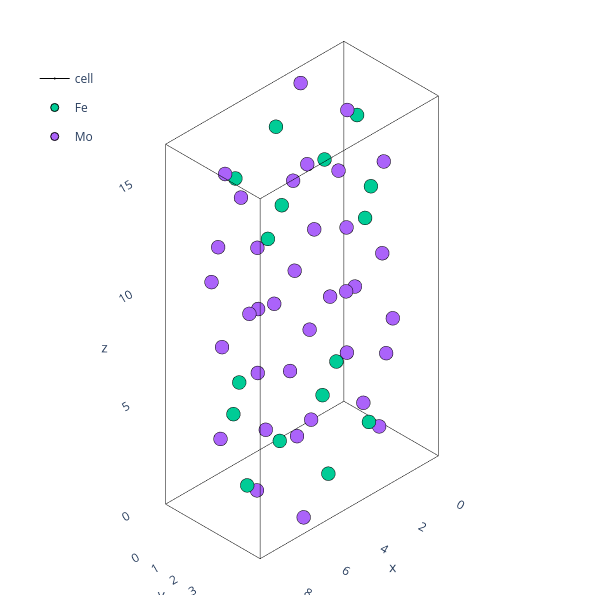

The code cell stored with this chart in its notebook:
### Code cell
theatoms=AtomsObjects['M']['Atoms'].atoms.sample(n=1).iloc[0]
plotting.plotly_atoms(theatoms)

### Figure 1 — Plotly figure (JSON) as saved in the notebook; plotly's stock layout.template omitted (floating-point values rounded to 4 significant figures)
{"data": [{"hoverinfo": "skip", "legendgroup": "cell", "line": {"color": "black", "width": 1}, "marker": {"size": 0.01}, "name": "cell", "showlegend": false, "type": "scatter3d", "x": [0.0, 9.358], "y": [0, 0], "z": [0, 0]}, {"hoverinfo": "skip", "legendgroup": "cell", "line": {"color": "black", "width": 1}, "marker": {"size": 0.01}, "name": "cell", "showlegend": false, "type": "scatter3d", "x": [0, 0], "y": [0.0, 4.962], "z": [0, 0]}, {"hoverinfo": "skip", "legendgroup": "cell", "line": {"color": "black", "width": 1}, "marker": {"size": 0.01}, "name": "cell", "showlegend": false, "type": "scatter3d", "x": [0, 0], "y": [0, 0], "z": [0.0, 16.36]}, {"hoverinfo": "skip", "legendgroup": "cell", "line": {"color": "black", "width": 1}, "marker": {"size": 0.01}, "name": "cell", "showlegend": false, "type": "scatter3d", "x": [9.358, 9.358], "y": [0.0, 4.962], "z": [0, 0]}, {"hoverinfo": "skip", "legendgroup": "cell", "line": {"color": "black", "width": 1}, "marker": {"size": 0.01}, "name": "cell", "showlegend": false, "type": "scatter3d", "x": [0.0, 9.358], "y": [4.962, 4.962], "z": [0, 0]}, {"hoverinfo": "skip", "legendgroup": "cell", "line": {"color": "black", "width": 1}, "marker": {"size": 0.01}, "name": "cell", "showlegend": false, "type": "scatter3d", "x": [9.358, 9.358], "y": [4.962, 4.962], "z": [0.0, 16.36]}, {"hoverinfo": "skip", "legendgroup": "cell", "line": {"color": "black", "width": 1}, "marker": {"size": 0.01}, "name": "cell", "showlegend": false, "type": "scatter3d", "x": [9.358, 9.358], "y": [0, 0], "z": [0.0, 16.36]}, {"hoverinfo": "skip", "legendgroup": "cell", "line": {"color": "black", "width": 1}, "marker": {"size": 0.01}, "name": "cell", "showlegend": false, "type": "scatter3d", "x": [0, 0], "y": [4.962, 4.962], "z": [0.0, 16.36]}, {"hoverinfo": "skip", "legendgroup": "cell", "line": {"color": "black", "width": 1}, "marker": {"size": 0.01}, "name": "cell", "showlegend": false, "type": "scatter3d", "x": [0.0, 9.358], "y": [0, 0], "z": [16.36, 16.36]}, {"hoverinfo": "skip", "legendgroup": "cell", "line": {"color": "black", "width": 1}, "marker": {"size": 0.01}, "name": "cell", "showlegend": false, "type": "scatter3d", "x": [0, 0], "y": [0.0, 4.962], "z": [16.36, 16.36]}, {"hoverinfo": "skip", "legendgroup": "cell", "line": {"color": "black", "width": 1}, "marker": {"size": 0.01}, "name": "cell", "showlegend": false, "type": "scatter3d", "x": [0.0, 9.358], "y": [4.962, 4.962], "z": [16.36, 16.36]}, {"hoverinfo": "skip", "legendgroup": "cell", "line": {"color": "black", "width": 1}, "marker": {"size": 0.01}, "name": "cell", "showlegend": true, "type": "scatter3d", "x": [9.358, 9.358], "y": [0.0, 4.962], "z": [16.36, 16.36]}, {"hovertext": ["Fe0", "Fe1", "Fe2", "Fe3", "Fe4", "Fe5", "Fe6", "Fe7", "Fe8", "Fe9", "Fe10", "Fe11", "Fe12", "Fe13", "Fe14", "Fe15"], "marker": {"line": {"color": "black", "width": 1}}, "mode": "markers", "name": "Fe", "type": "scatter3d", "x": [1.046, 3.633, 1.046, 5.725, 8.312, 5.725, 8.312, 3.633, 0.5549, 4.124, 5.234, 8.803, 0.1348, 4.544, 4.814, 9.223], "y": [0.02382, 2.505, 2.457, 0.02382, 4.938, 2.457, 2.505, 4.938, 1.241, 3.722, 1.241, 3.722, 1.241, 3.722, 1.241, 3.722], "z": [11.53, 3.353, 11.53, 13.01, 4.829, 13.01, 4.829, 3.353, 13.92, 5.737, 10.63, 2.445, 9.029, 0.8476, 15.51, 7.334]}, {"hovertext": ["Mo0", "Mo1", "Mo2", "Mo3", "Mo4", "Mo5", "Mo6", "Mo7", "Mo8", "Mo9", "Mo10", "Mo11", "Mo12", "Mo13", "Mo14", "Mo15", "Mo16", "Mo17", "Mo18", "Mo19", "Mo20", "Mo21", "Mo22", "Mo23", "Mo24", "Mo25", "Mo26", "Mo27", "Mo28", "Mo29", "Mo30", "Mo31", "Mo32", "Mo33", "Mo34", "Mo35"], "marker": {"line": {"color": "black", "width": 1}}, "mode": "markers", "name": "Mo", "type": "scatter3d", "x": [0.6682, 4.011, 5.347, 8.69, 3.046, 1.633, 7.725, 6.312, 7.644, 6.394, 2.965, 1.714, 2.386, 2.293, 2.386, 7.065, 6.972, 7.065, 6.972, 2.293, 2.804, 1.875, 7.483, 6.554, 4.906, 9.132, 0.2265, 4.453, 5.768, 8.269, 1.089, 3.59, 7.85, 6.188, 3.171, 1.509], "y": [1.241, 3.722, 1.241, 3.722, 1.241, 3.722, 1.241, 3.722, 1.241, 3.722, 1.241, 3.722, 4.947, 2.466, 2.497, 4.947, 0.01538, 2.497, 2.466, 0.01538, 1.241, 3.722, 1.241, 3.722, 1.241, 3.722, 1.241, 3.722, 1.241, 3.722, 1.241, 3.722, 1.241, 3.722, 1.241, 3.722], "z": [6.177, 14.36, 2.004, 10.19, 5.405, 13.59, 2.777, 10.96, 6.908, 15.09, 1.273, 9.454, 7.445, 15.63, 7.445, 0.7363, 8.918, 0.7363, 8.918, 15.63, 9.844, 1.662, 14.7, 6.519, 7.51, 15.69, 0.6709, 8.852, 4.797, 12.98, 3.384, 11.57, 11.56, 3.374, 12.99, 4.807]}], "layout": {"height": 600, "legend": {"x": 0.05, "xanchor": "left", "y": 0.9, "yanchor": "top"}, "margin": {"b": 5, "l": 5, "r": 0.5, "t": 5}, "scene": {"aspectmode": "data", "camera": {"projection": {"type": "orthographic"}}, "xaxis": {"range": [-0.9358, 10.29], "showbackground": false, "showgrid": false}, "yaxis": {"range": [-0.4962, 5.459], "showbackground": false, "showgrid": false}, "zaxis": {"range": [-1.636, 18.0], "showbackground": false, "showgrid": false}}, "width": 600}}
